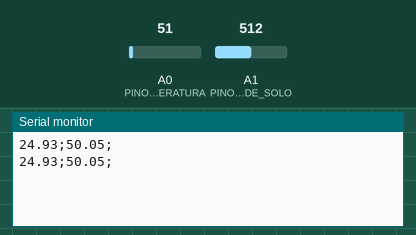
This sketch was run on a simulated Arduino Uno, built with avr-gcc and run on an emulated ATmega328P. On the bench: the last lines printed to the serial monitor. Inputs (shaded band) come from the test bench; at power-on: A0 (PINO_SENSOR_TEMPERATURA) = 51, A1 (PINO_SENSOR_UMIDADE_SOLO) = 512.

Above: at 5.8 s.
5.9 s: A0 (PINO_SENSOR_TEMPERATURA) set to 61
At 10.9 s:
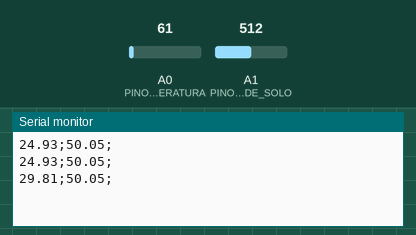
11.9 s: A1 (PINO_SENSOR_UMIDADE_SOLO) set to 716
At 15.9 s:
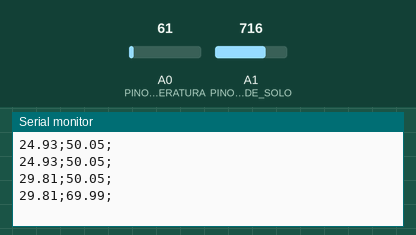
17.9 s: A0 (PINO_SENSOR_TEMPERATURA) set to 71
At 21.0 s:
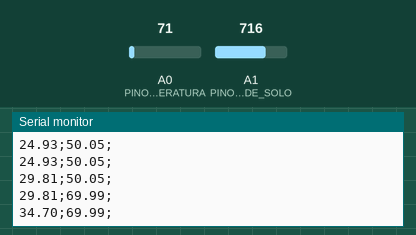
23.9 s: A1 (PINO_SENSOR_UMIDADE_SOLO) set to 900
At 26.0 s:
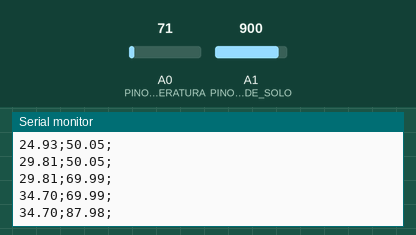
Timing chart, 0 to 27.5 s (numbered marks = the images above; inputs shaded):
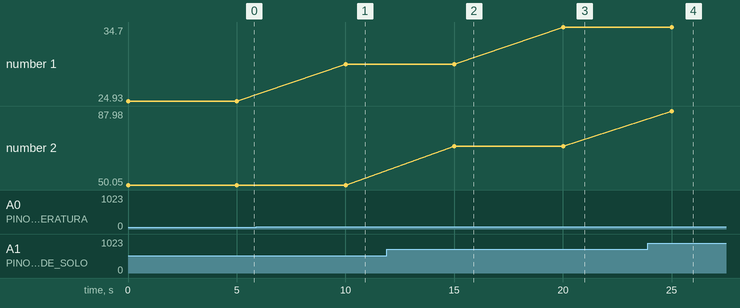

The sketch:

codigo_arduino.ino
```cpp
// Definições dos pinos e variáveis
// Definições dos pinos e variáveis
const int PINO_SENSOR_TEMPERATURA = A0;
float temperaturaCelsius;

const int PINO_SENSOR_UMIDADE_SOLO = A1;

//Função de inicialização.
void setup() {
  Serial.begin(9600);
  pinMode(PINO_SENSOR_UMIDADE_SOLO, INPUT);
}
//Função principal de execução continua.
void loop() {
  //Lê os valores analógicos do sensor LM35 e converte-os para temperatura em °C.
  int valorLeitura = analogRead(PINO_SENSOR_TEMPERATURA);
  temperaturaCelsius = (valorLeitura * 5.0 / 1023.0) / 0.01;
  //Lê os valores analógicos do sensor de umidade do solo e converte-os para %.
  int leituraSensor = analogRead(PINO_SENSOR_UMIDADE_SOLO);

  float porcentagemUmidade = (leituraSensor / 1023.0) * 100;
  //Exibe os valores de temperatura ja convertidos para °C.

  Serial.print(temperaturaCelsius);
  Serial.print(";");

  //Exibe os valores de umidade ja convertidos para %.

  Serial.print(porcentagemUmidade);
  Serial.print(";");
  Serial.println(" ");

  //Tempo até a proxima leitura em ms(milisegundos).
  delay(5000);
}
```

Measured:
- after the input at 5.9 s, the serial monitor: prints a new line after 4.1 s (image 1)
- after the input at 11.9 s, the serial monitor: prints a new line after 3.1 s (image 2)
- after the input at 17.9 s, the serial monitor: prints a new line after 2.1 s (image 3)
- after the input at 23.9 s, the serial monitor: prints a new line after 1.1 s (image 4)
- plotted number 1: 24.93 → 29.81 after the input at 5.9 s, 29.81 → 34.7 after the input at 17.9 s
- plotted number 2: 50.05 → 69.99 after the input at 11.9 s, 69.99 → 87.98 after the input at 23.9 s
